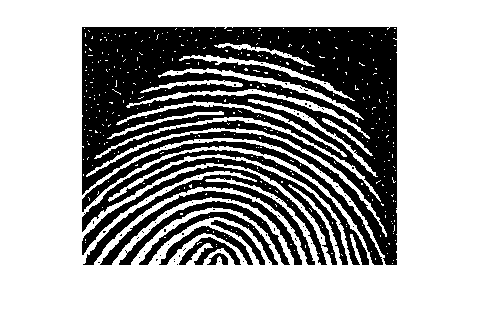
#> input picture image_processing/start/test02.png, 478 x 320 px
$ python blog10-hat.py
#> lines starting #> are read from the running program, lines starting #| are printed output that depends on the picture; after the words box and inside, x2 and y2 are one past the last pixel; in counts of white or black regions, pixels touching at a corner belong together
#encoding:utf-8
import cv2
import numpy as np

# #读取图片
# src = cv2.imread('test01.png', cv2.IMREAD_UNCHANGED)
#
# #设置卷积核
# kernel = np.ones((5,5), np.uint8)
#
# #图像顶帽运算
# result = cv2.morphologyEx(src, cv2.MORPH_TOPHAT, kernel)
#
# #显示图像
# cv2.imshow("src", src)
# cv2.imshow("result", result)
#
# #等待显示
# cv2.waitKey(0)
# cv2.destroyAllWindows()


#读取图片
src = cv2.imread('test02.png', cv2.IMREAD_UNCHANGED)
#> src is the input picture: shape (320, 478, 3); 65% white; 89 black regions (78 under 20 px), largest, box (x1, y1, x2, y2) and area: (82, 27, 397, 265) 35735, (82, 150, 369, 265) 4710, (82, 166, 327, 265) 4229

#设置卷积核
kernel = np.ones((5,5), np.uint8)

#图像黑帽运算
result = cv2.morphologyEx(src, cv2.MORPH_BLACKHAT, kernel)
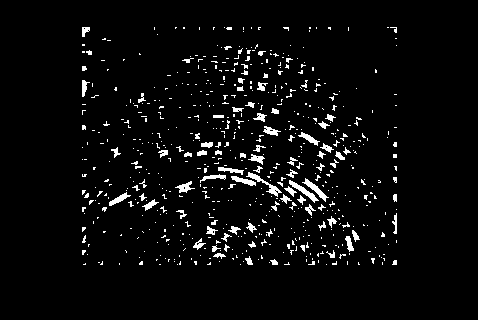
#> result: shape (320, 478, 3); 4.1% white; 633 white regions (550 under 20 px), largest, box (x1, y1, x2, y2) and area: (246, 172, 282, 197) 181, (289, 180, 319, 203) 163, (302, 178, 329, 202) 153

#显示图像
cv2.imshow("src", src)
cv2.imshow("result", result)

#等待显示
cv2.waitKey(0)
cv2.destroyAllWindows()

$ run again, with image_processing/start/test03.png copied over image_processing/start/test02.png
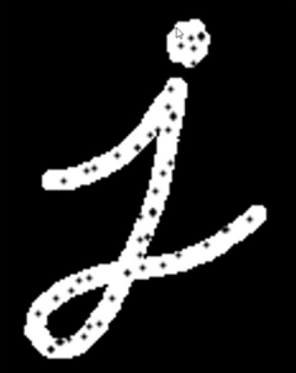
#> input picture image_processing/start/test03.png, 296 x 373 px
#> src is the input picture: shape (373, 296, 4); mean B, G, R, A 36.2, 36.2, 36.2, 255
#> `result = cv2.morphologyEx(src, cv2.MORPH_BLACKHAT, kernel)`:
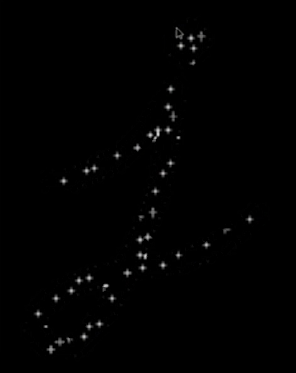
#> result: shape (373, 296, 4); mean B, G, R, A 1.6, 1.6, 1.6, 0
